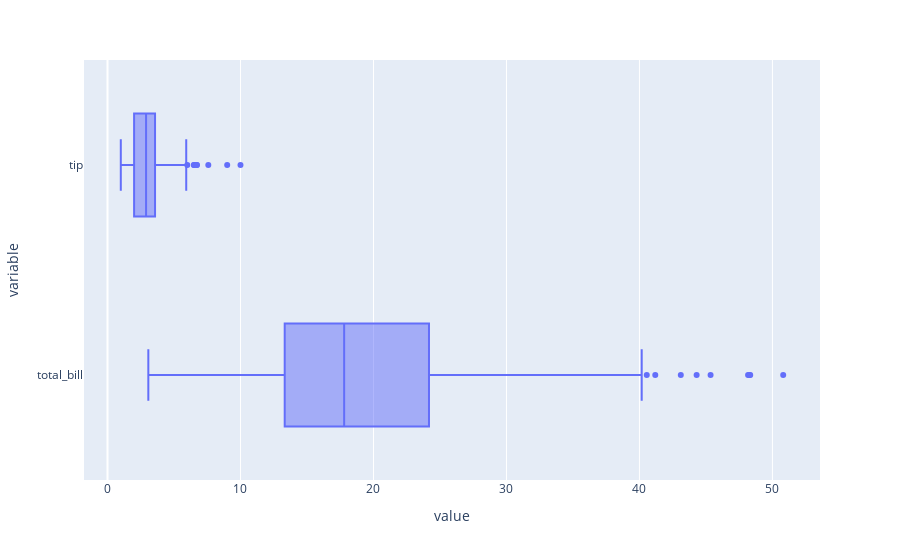

Notebook cell for this chart:
### Code cell
px.box(tips, x=['total_bill', 'tip'])

### Figure 1 — Plotly figure (JSON) as saved in the notebook; plotly's stock layout.template omitted (floating-point values rounded to 4 significant figures; data arrays with more than 128 entries replaced by an {"elided": "..."} marker saying what was removed)
{"data": [{"alignmentgroup": "True", "hovertemplate": "value=%{x}<br>variable=%{y}<extra></extra>", "legendgroup": "", "marker": {"color": "#636efa"}, "name": "", "notched": false, "offsetgroup": "", "orientation": "h", "showlegend": false, "type": "box", "x": {"elided": "488 float values"}, "x0": " ", "xaxis": "x", "y": {"elided": "488 str values"}, "y0": " ", "yaxis": "y"}], "layout": {"boxmode": "group", "legend": {"tracegroupgap": 0}, "margin": {"t": 60}, "xaxis": {"anchor": "y", "domain": [0, 1], "title": {"text": "value"}}, "yaxis": {"anchor": "x", "domain": [0, 1], "title": {"text": "variable"}}}}
